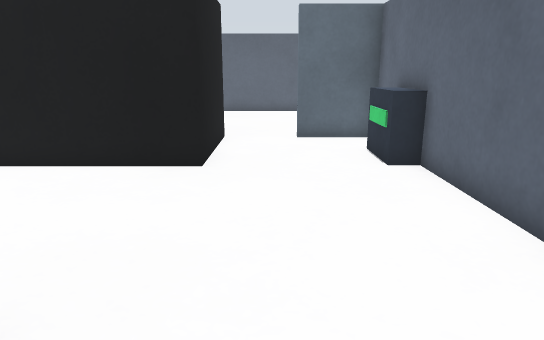
View 1 (above)

12 first-person views from a walk through a robot-simulator world made for Gazebo. The camera is 0.22 m above the floor, tilts 14° down and sees 70° across. The floor is counted in squares, 0.1 m on a side. Each view is taken from the middle of a square. On the plan, view 1 faces up. The plan holds only what a view shows up to about 20 squares ahead; the rest is blank. The robots in the file are not drawn.

View 2
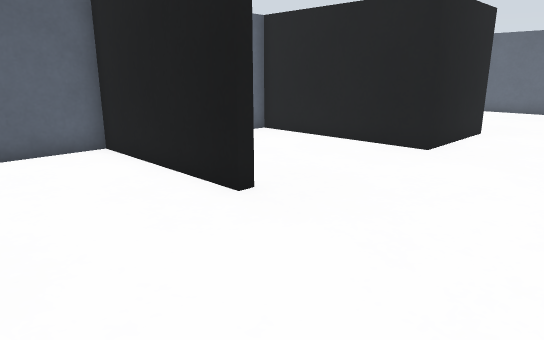

View 3
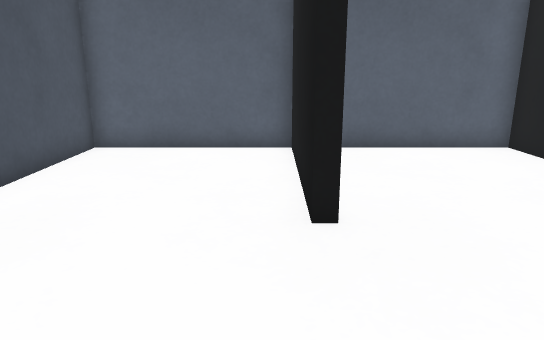

View 4
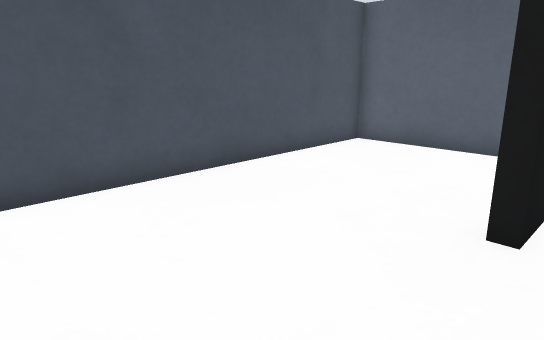

View 5
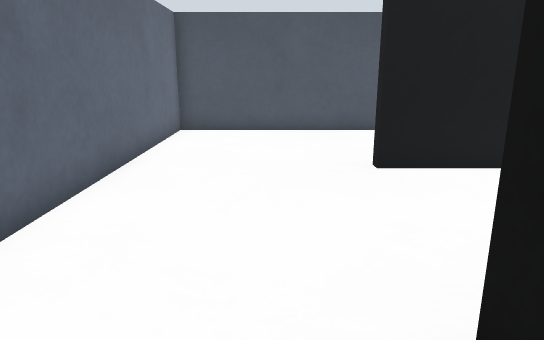

View 6
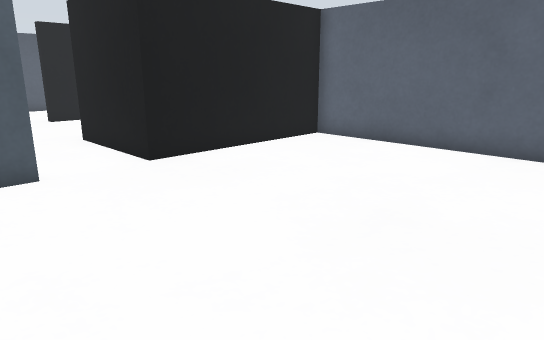

View 7
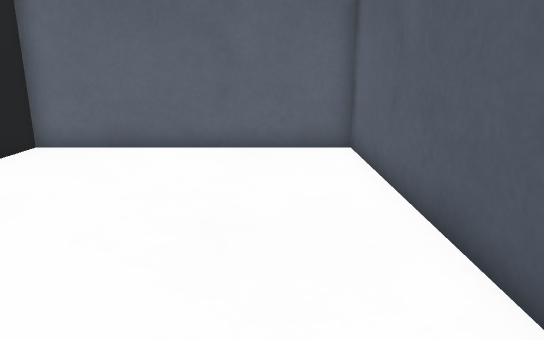

View 8
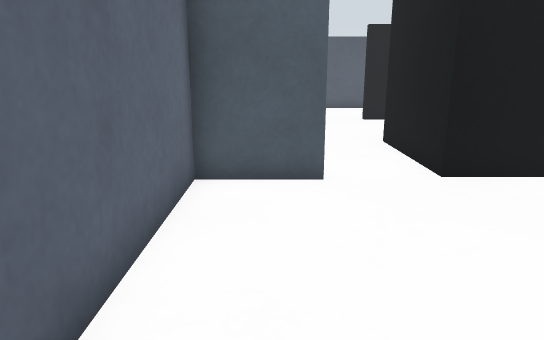

View 9
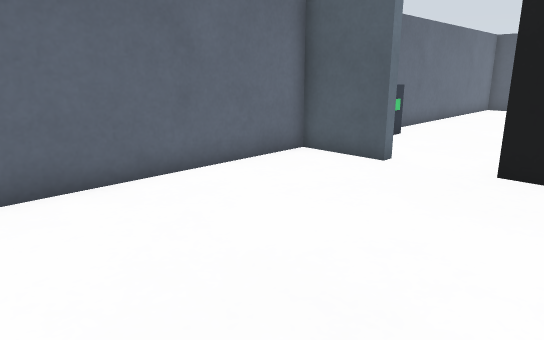

View 10
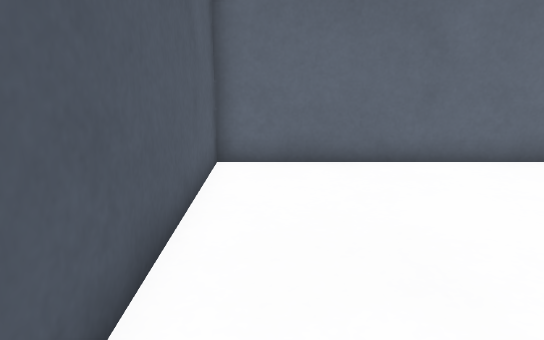

View 11
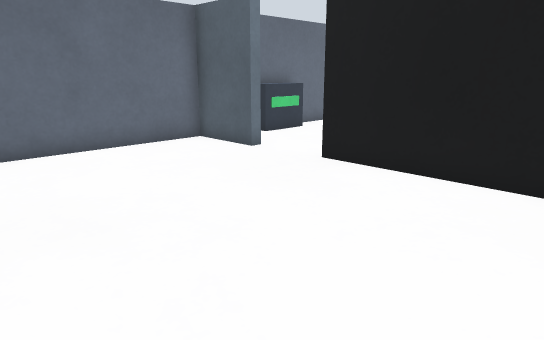

View 12
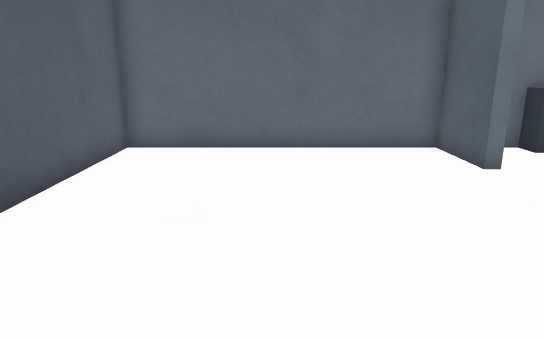

### Floor plan
Key: @ floor where view 1 was taken; # wall or solid block; . floor; B black box; O other object.
Columns run from 9 left of view 1 to 4 right of it. Each row starts with its distance up from view 1.
 24 ##############
 23 #............#
 22 #............#
 21 #............#
 20 #............#
 19 #............#
 18 #............#
 17 #............#
 16 #............#
 15 #............#
 14 #BBBBBBB..####
 13        B.....#
 12        B.....#
 11        B....O#
 10        B....O#
  9 #BBBBBBB.....#
  8 #............#
  7 #............#
  6 #............#
  5 #............#
  4 #............#
  3 #######......#
  2 #............#
  1 #............#
  0 #........@...#
 -1 #............#
 -2 #............#
 -3 #............#
 -4 ##############

Where each view was taken, in squares from view 1:
view 1: 0 up, 0 right, facing up
view 2: 2 down, 3 right, facing up-left
view 3: 2 up, 3 right, facing left
view 4: 4 up, 3 right, facing down-left
view 5: 12 up, 0 right, facing down
view 6: 23 up, 3 right, facing down-left
view 7: 21 up, 3 right, facing left
view 8: 22 up, 2 right, facing down
view 9: 23 up, 4 left, facing down-right
view 10: 22 up, 6 left, facing right
view 11: 22 up, 8 left, facing down-right
view 12: 19 up, 8 left, facing right
